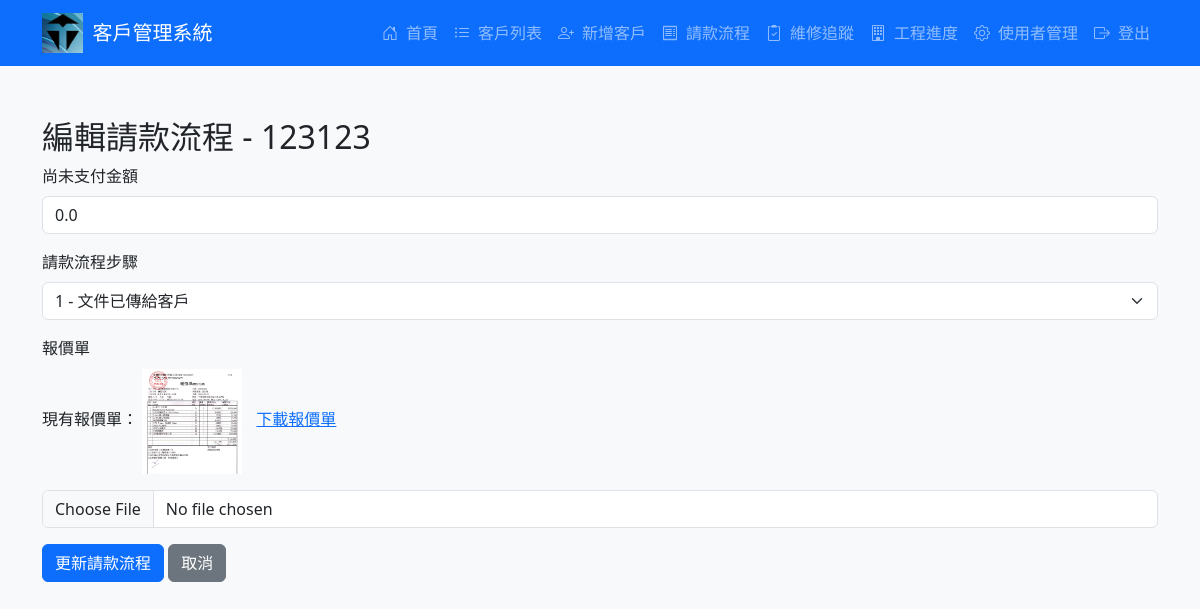
The app's page /billing/edit/1 (signed in) with its own data.
### tables this page shows
CREATE TABLE customers (
                id INTEGER PRIMARY KEY AUTOINCREMENT,
                name TEXT NOT NULL,
                address TEXT,
                phone TEXT,
                email TEXT,
                google_map_url TEXT,
                floor_plan TEXT,
                created_at DATETIME DEFAULT (datetime('now', 'localtime'))
            );

CREATE TABLE billing (
                id INTEGER PRIMARY KEY AUTOINCREMENT,
                customer_id INTEGER NOT NULL,
                unpaid_amount REAL DEFAULT 0.0,
                current_step INTEGER DEFAULT 0,
                quotation_path TEXT,
                last_updated DATETIME DEFAULT (datetime('now', 'localtime')),
                FOREIGN KEY (customer_id) REFERENCES customers(id) ON DELETE CASCADE
            );

### app.py (the view, shortened to what this page needs)
@app.route('/billing/edit/<int:id>', methods=['GET','POST'])
@login_required
def edit_billing(id):
    conn = get_db()
    try:
        record = conn.execute('''
            SELECT b.*, c.name as customer_name
            FROM billing b
            JOIN customers c ON b.customer_id = c.id
            WHERE b.id=?
        ''', (id,)).fetchone()
        if not record:
            flash("找不到請款記錄", "danger")
            return redirect(url_for('billing'))
        return render_template("billing_edit.html", record=record)
    except Exception as e:
        flash("更新請款流程失敗: " + str(e), "danger")
        return redirect(url_for('billing'))
    finally:
        conn.close()

### app.py (called while the page is built)
def get_db():
    conn = sqlite3.connect('customer.db')
    conn.row_factory = sqlite3.Row
    conn.execute('PRAGMA foreign_keys = ON')
    return conn

def login_required(f):
    @wraps(f)
    def decorated_function(*args, **kwargs):
        if not session.get('user'):
            flash("請先登入", "warning")
            return redirect(url_for('login'))
        return f(*args, **kwargs)
    return decorated_function

### templates/billing_edit.html (shortened to what this page needs)
{% extends "base.html" %}
{% block content %}
<div class="mt-5">
  <h2>編輯請款流程 - {{ record.customer_name }}</h2>
  <form method="POST" action="{{ url_for('edit_billing', id=record.id) }}" enctype="multipart/form-data">
    <div class="mb-3">
      <label for="unpaid_amount" class="form-label">尚未支付金額</label>
      <input type="number" step="0.01" class="form-control" id="unpaid_amount" name="unpaid_amount" value="{{ record.unpaid_amount }}">
    </div>
    <div class="mb-3">
      <label class="form-label">請款流程步驟</label>
      <select class="form-select" name="current_step">
        <option value="1" {% if record.current_step == 1 %}selected{% endif %}>1 - 文件已傳給客戶</option>
      </select>
    </div>
    <div class="mb-3">
      <label for="quotation" class="form-label">報價單</label>
      {% if record.quotation_path %}
        <p>現有報價單：
          {% set ext = record.quotation_path.split('.')[-1]|lower %}
          {% if ext in ['png','jpg','jpeg','gif'] %}
            <img src="{{ url_for('uploaded_file', filename=record.quotation_path) }}" alt="報價單縮圖" style="max-width: 100px; margin-right: 10px;">
          {% else %}
            <i class="bi bi-file-earmark-text" style="font-size: 1.5rem; margin-right: 10px;"></i>
          {% endif %}
          <a href="{{ url_for('uploaded_file', filename=record.quotation_path) }}" target="_blank">下載報價單</a>
        </p>
      {% else %}
        <p class="text-muted">尚未上傳報價單</p>
      {% endif %}
      <input type="file" class="form-control" id="quotation" name="quotation">
    </div>
    <button type="submit" class="btn btn-primary">更新請款流程</button>
    <a href="{{ url_for('billing') }}" class="btn btn-secondary">取消</a>
  </form>
</div>
{% endblock %}

### templates/base.html (style rules this page uses)
body { padding-top: 70px; }

### records on screen
customers: customer_name "123123"
billing: unpaid_amount "0.0", current_step "1 - 文件已傳給客戶", quotation_path (picture)
